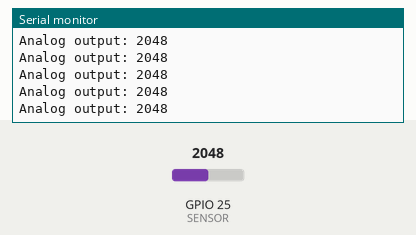
Simulated run of this sketch. Board: ESP32. Parts: the last lines printed to the serial monitor. The inputs (shaded band) are chosen by the test bench; at power-on: GPIO 25 (SENSOR) = 2048.

Above: at 1.2 s.
1.3 s: GPIO 25 (SENSOR) set to 2866
At 1.31 s:
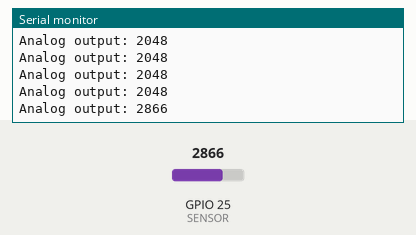
2.8 s: GPIO 25 (SENSOR) set to 3603
At 2.81 s:
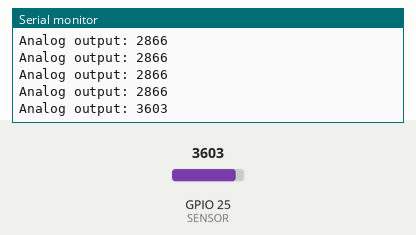
Timing chart, 0 to 5.8 s (numbered marks = the images above; inputs shaded):
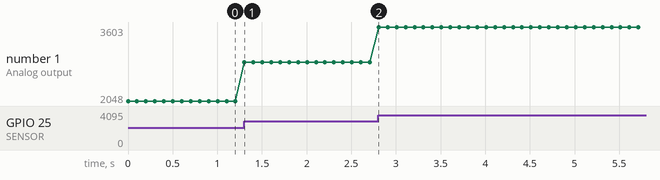

Measured:
- after the input at 1.3 s, the serial monitor: prints a new line at once (image 1)
- after the input at 2.8 s, the serial monitor: prints a new line at once (image 2)
- plotted number 1: 2048 → 2866 after the input at 1.3 s, 2866 → 3603 after the input at 2.8 s

The sketch:

MQ2.ino
```cpp
#define SENSOR 25

void setup() {
  Serial.begin(115200);
  while (!Serial);

  pinMode(SENSOR, INPUT);
  Serial.println("MQ2 sensor");
}


void loop(){

  Serial.print("Analog output: ");
  Serial.println(analogRead(SENSOR));
  delay(100);
}
```
